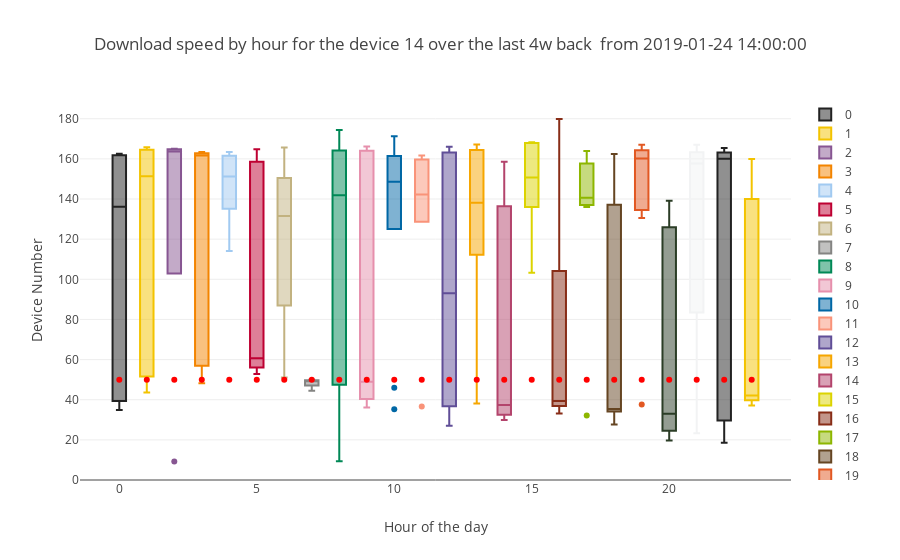

Notebook cell for this chart:
### Markdown cell above
This panel shows how device #14 (green) is different from the rest of devices.The fluctuation from low and high speeds are quite noticable, whereas the other lines are much more stable and do not display the same large fluctuations in speed. 

Let's try analyzing the same device by hour of the day.

### Code cell
subset=download_df[download_df["SK_PI"]==device_number]
t="Download speed by hour for the device " + str(device_number)+title_tail
simple_boxplot(dataframe=subset,plot_value='DOWNLOAD',sort_value='hour',
               title=t,
               xtitle="Hour of the day", downloadline=True)

### Figure 1 — Plotly figure (JSON) as saved in the notebook; plotly's stock layout.template omitted (floating-point values rounded to 4 significant figures)
{"data": [{"marker": {"color": "#222222"}, "name": "0", "type": "box", "y": [162.6, 136.1, 161.5, 40.8, 34.91]}, {"marker": {"color": "#F3C300"}, "name": "1", "type": "box", "y": [165.6, 163.8, 163.4, 165.8, 43.57, 164.6, 55.51, 46.28, 139.4, 51.58]}, {"marker": {"color": "#875692"}, "name": "2", "type": "box", "y": [9.16, 164.8, 165, 134.1, 163.7]}, {"marker": {"color": "#F38400"}, "name": "3", "type": "box", "y": [162, 162.7, 56.69, 163.1, 48.16, 163.4, 161.7, 57.01, 160.5]}, {"marker": {"color": "#A1CAF1"}, "name": "4", "type": "box", "y": [142.2, 160.3, 114.1, 135.2, 161.6, 163.5]}, {"marker": {"color": "#BE0032"}, "name": "5", "type": "box", "y": [60.67, 163.3, 52.8, 164.8, 144.4, 55.18, 58.76]}, {"marker": {"color": "#C2B280"}, "name": "6", "type": "box", "y": [163.5, 136.3, 165.7, 126.7, 137.5, 118.9, 55.08, 51.03]}, {"marker": {"color": "#848482"}, "name": "7", "type": "box", "y": [48.8, 47.13, 49.68, 49.97, 44.42, 49.56]}, {"marker": {"color": "#008856"}, "name": "8", "type": "box", "y": [9.34, 163.5, 74.17, 164.8, 164.1, 148.2, 47.47, 135.5, 43.19, 174.4]}, {"marker": {"color": "#E68FAC"}, "name": "9", "type": "box", "y": [163.4, 48.98, 36.09, 166.2, 41.7]}, {"marker": {"color": "#0067A5"}, "name": "10", "type": "box", "y": [161.5, 135.6, 141.6, 161.5, 161.4, 125, 45.92, 155.6, 35.27, 171.2]}, {"marker": {"color": "#F99379"}, "name": "11", "type": "box", "y": [128.7, 152.5, 161.7, 131.9, 36.59, 159.7]}, {"marker": {"color": "#604E97"}, "name": "12", "type": "box", "y": [165.4, 125.2, 166.1, 163.2, 36.69, 134.4, 37.29, 60.84, 27.03, 31.85]}, {"marker": {"color": "#F6A600"}, "name": "13", "type": "box", "y": [167.2, 136.9, 138.1, 163.4, 38.16]}, {"marker": {"color": "#B3446C"}, "name": "14", "type": "box", "y": [158.6, 136, 136.9, 41.3, 33.5, 32.92, 29.91, 32.07]}, {"marker": {"color": "#DCD300"}, "name": "15", "type": "box", "y": [168.3, 167.8, 138.3, 103.2, 163.0, 136.0]}, {"marker": {"color": "#882D17"}, "name": "16", "type": "box", "y": [38.22, 164.9, 38.26, 35.47, 40.46, 33.15, 179.9, 43.31]}, {"marker": {"color": "#8DB600"}, "name": "17", "type": "box", "y": [162.2, 163.9, 144.5, 140.7, 140.1, 32.13, 136.0]}, {"marker": {"color": "#654522"}, "name": "18", "type": "box", "y": [27.6, 162.4, 34.07, 34.89, 137.2, 35.94]}, {"marker": {"color": "#E25822"}, "name": "19", "type": "box", "y": [167.1, 163.9, 165.3, 163.5, 137.5, 160.1, 135.8, 37.61, 130.6]}, {"marker": {"color": "#2B3D26"}, "name": "20", "type": "box", "y": [32.95, 139.1, 19.74, 26.2, 121.6]}, {"marker": {"color": "#F2F3F4"}, "name": "21", "type": "box", "y": [162.6, 167.0, 165.7, 152.9, 83.48, 137.6, 23.35, 26.4, 163.3, 162.8]}, {"marker": {"color": "#222222"}, "name": "22", "type": "box", "y": [165.5, 160.0, 162.3, 33.28, 18.54]}, {"marker": {"color": "#F3C300"}, "name": "23", "type": "box", "y": [156.1, 137.6, 43.41, 140.0, 37.13, 160.0, 38.53, 40.91, 40.7, 39.76]}, {"marker": {"color": "red"}, "mode": "markers", "name": "50Mps", "type": "scatter", "x": [0, 1, 2, 3, 4, 5, 6, 7, 8, 9, 10, 11, 12, 13, 14, 15, 16, 17, 18, 19, 20, 21, 22, 23], "y": [50, 50, 50, 50, 50, 50, 50, 50, 50, 50, 50, 50, 50, 50, 50, 50, 50, 50, 50, 50, 50, 50, 50, 50]}], "layout": {"title": "Download speed by hour for the device 14 over the last 4w back  from 2019-01-24 14:00:00", "xaxis": {"title": "Hour of the day"}, "yaxis": {"rangemode": "tozero", "title": "Device Number"}}}
